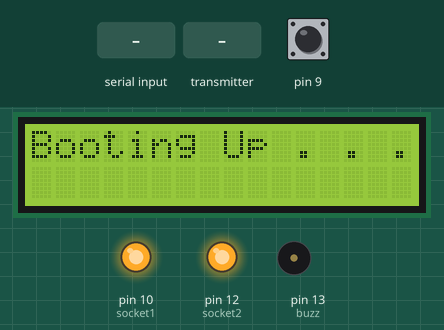
Recording of a sketch running on a simulated Arduino Mega 2560, built with avr-gcc and run on an emulated ATmega2560. Parts: 16×2 character LCD, output pins drawn as LEDs (lit = HIGH), buzzer (waves = sounding, pin HIGH). The test bench sets the inputs (shaded band); at power-on: pin 9 HIGH. EEPROM starts erased; no radio packets arrive unless stated; the modem accepts every AT command (registered, SIM ready, sends succeed) and sends nothing else; what the sketch prints to the serial monitor is not drawn.

Above: at 4.7 s.
At 9.3 s:
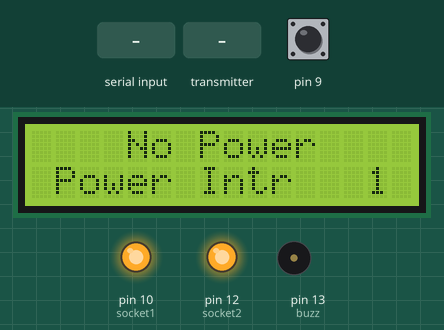
9.4 s: "a" received over Serial
At 10.32 s:
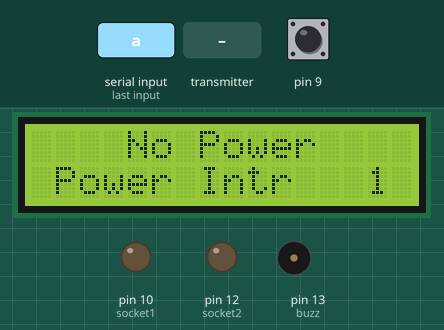
12.4 s: the transmitter starts sending distance = 0
At 12.8 s:
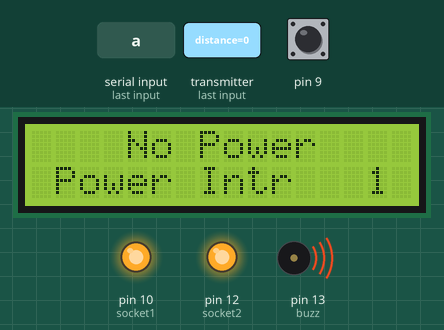
Timing chart, 0 to 20.5 s (numbered marks = the images above; inputs shaded):
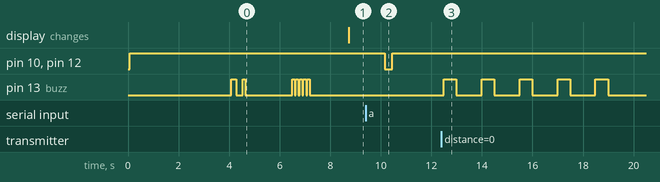

The sketch:

FloodSocket.ino
```cpp
#define debugRelay
#define enSMS
//#define mulSMS

#ifdef mulSMS
  String num1 = "+639XXXXXXXXXX", num2 = "+639XXXXXXXXX";
#endif

#include <LiquidCrystal_I2C.h>
#include<EEPROM.h>
#include <SPI.h>
#include <nRF24L01.h>
#include <RF24.h>

#define sim Serial1
#define buzz 13

RF24 radio(7, 8); // CE, CSN
LiquidCrystal_I2C lcd(0x27, 16, 2);

struct LCD{
  int counter = 30;
  bool mode = true;
} lcdDisplay;

float freq;
unsigned long prevSMS = millis();
bool tpin1 = false, tpin2 = false, livePower = true, newSMS = false;
int distance = 0, compensate = EEPROM.read(1) + EEPROM.read(2), wLevel = 0, radioConnection = 10;
byte power_int = EEPROM.read(0), alert = 0, socket1 = 10, socket2  = 12, prevAlert = 0;
const byte address[6] = "00001";
bool power = true, prev_state = true;
String textMessage, number = "+639283128714", freqString;
char str[32],str2[32];


void setup() {
  Serial.begin(9600);
  lcd.begin();
  lcd.backlight();
  lcd.clear();
  lcd.setCursor(0, 0);
//  pinMode(buzz, OUTPUT);
  pinMode(7, OUTPUT);
  pinMode(8, OUTPUT);
  pinMode(9, INPUT_PULLUP);
  pinMode(10, OUTPUT);
  pinMode(12, OUTPUT);
  digitalWrite(10, HIGH);
  digitalWrite(12, HIGH);
  digitalWrite(buzz, LOW);
  lcd.print("Booting Up . . .");
  Serial.println("Booting Up . . .");
  radio.begin();
  radio.openReadingPipe(0, address);
  radio.setPALevel(RF24_PA_MAX);
  radio.setDataRate(RF24_250KBPS);
  radio.startListening();
  Serial.println("listening");
  sim.begin(9600);
  delay(1000);
  sim.print("AT+ CMGF=1\r");
  delay(1000);
  sim.print("AT+CNMI=2,2,0,0,0\r");
  delay(1000);
  sim.print("AT+CMGD=1,3\r");
  delay(1000);
  beep(1, 200, 100);
  beep(1, 100, 0);
  send_msg("Flood detection started.", number);

}

void loop() {
  getWlevel();
//  Serial.println(wLevel);
  action();
  recv_msg();
  powerDetection();
  lcdPrint();
  if(livePower){
    digitalWrite(socket1, !tpin1);
    digitalWrite(socket2, !tpin2);
  }

#ifdef debugRelay
  Serial.println(livePower);
  if (Serial.available()){
    if(Serial.read()=='a') {
      tpin1 = true;
      tpin2 = true;
      digitalWrite(socket1, !tpin1);
      digitalWrite(socket2, !tpin2);
    }
    if(Serial.read()=='s'){
      beep(3, 75, 50);
      beep(2, 250, 50);
      beep(3, 75, 50);
    }
  }
  Serial.println(wLevel);
#endif
}

void recv_msg() {
//  sim.println("at+cmgf?");
//  sim.print("AT+CNMI=2,2,0,0,0\r");
  delay(100);
  if (sim.available()) {
    textMessage = sim.readString();
    delay(100);
//    Serial.println(textMessage);
    textMessage.toLowerCase();
    if (textMessage.indexOf("+cmgf: 0") > 0 || textMessage.indexOf("+cmti") > 0 ) {
      sim.print("AT+ CMGF=1\r");
      beep(2, 50, 50);
      sim.print("AT+CNMI=2,2,0,0,0\r");
    }
    if (textMessage.indexOf("+cmt") > 0 || textMessage.indexOf("+cmti") > 0) {
      beep(3, 75, 50);
      beep(2, 250, 50);
      beep(3, 75, 50);
      newSMS = true;
      prevSMS = millis();
      sim.print("AT+CMGD=1,3\r"); //deletes recv read sms
    }
    if (textMessage.indexOf("off1") > 0) {
      tpin1 = false;
      sprintf(str,"  Socket 1 OFF  ");
#ifdef debugSMS
      Serial.println("Socket 1 turned OFF");
#endif
    } else if (textMessage.indexOf("on1") > 0) {
      if(alert == 3){
        send_msg("Can't turn on socket 1. Water level is at RED status.", number);
      }else if(!livePower){
        send_msg("Can't turn on socket 1. There's a power interruption, this is to protect appliances from voltage surge.", number);
      }else{
        tpin1 = true;
        sprintf(str,"  Socket 1 ON   ");
      }
#ifdef debugSMS
      Serial.println("Socket 1 turned ON");
#endif
    } else if (textMessage.indexOf("off2") > 0) {
      tpin2 = false;
      sprintf(str,"  Socket 2 OFF  ");
#ifdef debugSMS
      Serial.println("Socket 2 turned OFF");
#endif
    } else if (textMessage.indexOf("on2") > 0) {
      if(alert == 3){
        send_msg("Can't turn on socket 2. Water level is at RED status.", number);
      }else if(!livePower){
        send_msg("Can't turn on socket 2. There's a power interruption, this is to protect appliances from voltage surge.", number);
      }else{
        tpin2 = true;
        sprintf(str,"  Socket 2 ON   ");
      }
#ifdef debugSMS
      Serial.println("Socket 2 turned ON");
#endif
    } else if (textMessage.indexOf("power inq") > 0) {
      if (livePower) {
        send_msg("Electric power is available. " + String(power_int) + " power interruption occured.", number);
      } else {
        send_msg("Power interruption still on going. " + String(power_int) + " power interruption occured.", number);
      }
      sprintf(str, " Power Inquiry. ");
#ifdef debugSMS
      Serial.println("Power Inquiry");
#endif
    } else if (textMessage.indexOf("calibrate") > 0) {
      calibrate();
      sprintf(str,"Calibrating.....");
#ifdef debugSMS
      Serial.println("Calibrating ultrasonic sensor");
#endif
    }else if (textMessage.indexOf("reset") > 0){
      resetCounter();
      sprintf(str,"Resetting.......");
    }
  }

}

void send_msg(String txt, String number) {
#ifdef enSMS
  sim.print("AT+CMGF=1\r");
  delay(100);
  sim.println("AT+CMGS=\"" + number + "\"");
  delay(100);
  sim.println(txt);
  delay(100);
  sim.println((char)26);
  delay(1000);
  sim.println();
  #ifdef mulSMS
    sim.println("AT+CMGS=\"" + number + "\"");
    delay(100);
    sim.println(txt);
    delay(100);
    sim.println((char)26);
    delay(1000);
    sim.println();
    sim.println("AT+CMGS=\"" + number + "\"");
    delay(100);
    sim.println(txt);
    delay(100);
    sim.println((char)26);
    delay(1000);
    sim.println();
  #endif
  textMessage = "";
#endif
}

void beep(int x, int t1, int t0) {
  for (int i = 1; i <= x; i++) {
    analogWrite(13, 255);
    delay(t1);
    digitalWrite(13, LOW);
    delay(t0);
  }
  delay(150);
}

void calibrate() {
  EEPROM.update(1, distance);
  delay(100);
  compensate = EEPROM.read(1);
}

void lcdPrint() {
  lcd.setCursor(0, 0);
  if(radioConnection<1){
    lcd.print("Radio connection");
    lcd.setCursor(0,1);
    lcd.print("Rx error . . . .");
  }else{
    if(livePower){
      if(!newSMS) sprintf(str, "Water Level  %3d", wLevel);
      freqString = "Frequency " + String(freq, 3);
      lcd.setCursor(0, 1);
      lcd.print(freqString);
    }else{
      if(!newSMS) sprintf(str, "    No Power    ");
      sprintf(str2, " Power Intr %3d ", int(power_int));
      lcd.setCursor(0, 1);
      lcd.print(str2);
    }
    lcd.setCursor(0,0);
    lcd.print(str);
    if(millis()-prevSMS>4000){
      newSMS = false;
    }
  }
}

void powerInterruption() {
  if (power_int >= 255) {
    power_int = 0;
  }
  EEPROM.update(0, power_int += 1);
  delay(100);
}

void resetCounter() {
  EEPROM.update(0, 0);
  delay(100);
  power_int = EEPROM.read(0);
}

void getWlevel() {
  if(radioConnection>0){
    radioConnection--;
  }
  while(radio.available()) {
    radio.read(&distance, sizeof(distance));
    wLevel = (compensate - distance);
    if(livePower){
      radioConnection = 10;
    }else{
      radioConnection = 10;
    }
  }
}

void action() {
  if (wLevel > 24) {
    alert = 3;
    digitalWrite(10, HIGH);
    digitalWrite(12, HIGH);
  } else if (wLevel <= 23 && wLevel >= 20) {
    alert = 2;
  } else if (wLevel <=19 && wLevel >= 15) {
    alert = 1;
  } else {
  alert = 0;
  }
  bool smsBool;
  if(prevAlert!= alert){
    prevAlert = alert;
    smsBool = true;
    beep(5, 500, 1000);
  }else{
    smsBool = false;
  }

  if (alert == 3) {
  tpin1 = false;
  tpin2 = false;
  if(smsBool) send_msg("Water level is at RED status. Sockets are turned off.", number);
  } else if (alert == 2) {
    if(smsBool) send_msg("Water Level Orange Warning", number);
  } else if (alert == 1) {
    if(smsBool) send_msg("Water Level Yellow Warning", number);
  } else if (alert == 0) {
    if(smsBool) send_msg("Water level is at normal state", number);
  }
}

void powerDetection() {
  int low_time, high_time;
  high_time = pulseIn(9, HIGH, 100000);
  low_time = pulseIn(9, LOW, 100000);
  freq = (high_time + low_time)/275.5;
  freqString = String(freq,3);
  Serial.println(freqString);
  if (low_time > 1) {
    livePower = true;
  } else {
    livePower = false;
    digitalWrite(socket1, HIGH);
    digitalWrite(socket2, HIGH);
  }
  if (prev_state != livePower) {
    if (!livePower) {
      Serial.println("Power Interruption Detected");
      powerInterruption();
      beep(5, 100, 50);
      digitalWrite(10, HIGH);
      digitalWrite(12, HIGH);
      send_msg("Power Interruption Detected", number);
    } else {
      digitalWrite(10, HIGH);
      digitalWrite(12, HIGH);
      sprintf(str, " Power Resumed. ");
      lcd.setCursor(0, 0);
      lcd.print(str);
      beep(1, 2000, 10);
      Serial.println(" Power Resumed ");
      send_msg("Power Resumed", number);

      delay(5000);
      digitalWrite(socket1, !tpin1);
      digitalWrite(socket2, !tpin2);
    }
  }

  prev_state = livePower;
}
```

Measured:
- after the input at 9.4 s, pin 10 (socket1), pin 12 (socket2): HIGH → LOW after 0.76 s, → HIGH 0.30 s later
- after the input at 12.4 s, pin 13 (buzz): alternates HIGH for 0.50 s and LOW for 1.0 s, 10 changes in all, then stays LOW, starting after 0.09 s
